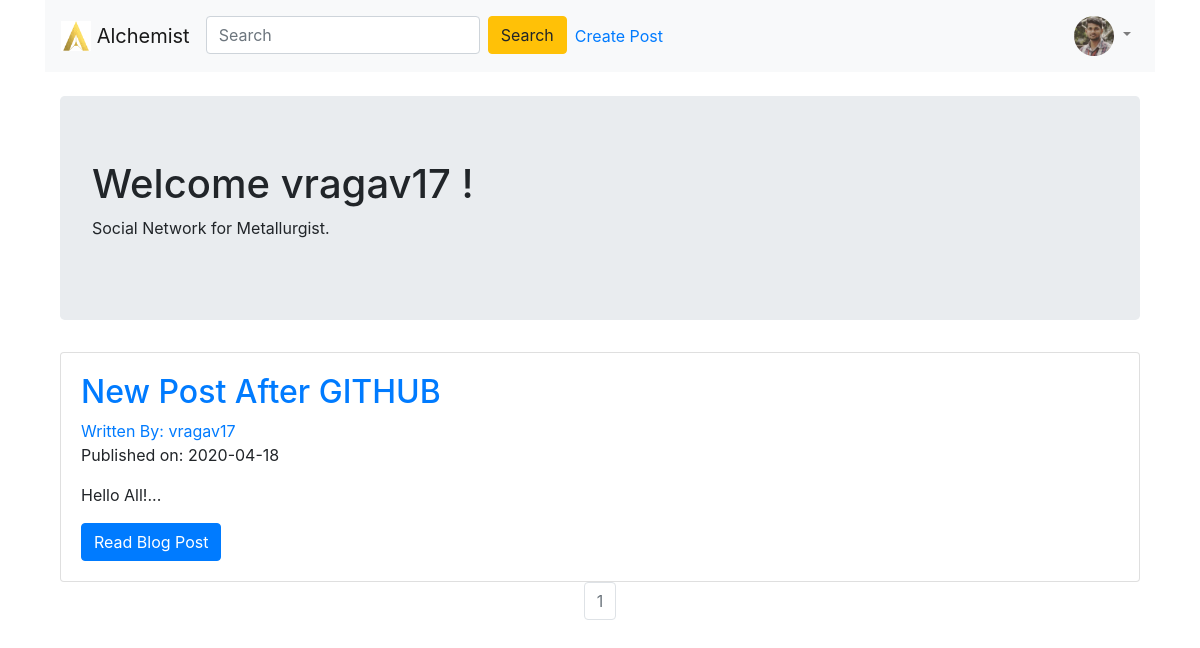
The app's page / (signed in) with its own data.
### alchemist/models.py (models this page shows, shortened)
class User(db.Model, UserMixin):
    __tablename__ = 'user'
    id = db.Column(db.Integer, primary_key = True)
    profile_image = db.Column(db.String(20), nullable=False, default='default_profile.png')
    username = db.Column(db.String(64), unique=True, index=True)
    posts = db.relationship('BlogPost', backref='author', lazy=True)

class BlogPost(db.Model):
    user = db.relationship(User)
    id = db.Column(db.Integer, primary_key=True)
    user_id = db.Column(db.Integer, db.ForeignKey('user.id'), nullable=False)
    date = db.Column(db.DateTime, nullable=False, default=datetime.utcnow)
    title = db.Column(db.String(140), nullable=False)
    text = db.Column(db.Text, nullable=False)

### alchemist/core/views.py (the view)
@core.route('/')
def index():
        page = request.args.get('page', 1, type=int)
        blog_posts = BlogPost.query.order_by(BlogPost.date.desc()).paginate(page=page, per_page=10)
        return render_template('index.html',blog_posts=blog_posts)

### alchemist/models.py (called while the page is built)
@login_manager.user_loader
def load_user(user_id):
    return User.query.get(int(user_id))

### alchemist/templates/index.html (shortened to what this page needs)
{% extends "base.html" %}
{% block content %}
<div class="container">
  <div class="jumbotron">
    <h1>Welcome {{current_user.username}} !</h1>
    <p>Social Network for Metallurgist.</p>
  </div>
    {% for post in blog_posts.items %}
    <div class="card" >
      <div class="card-body">
        <h2><a class="card-title" href="  {{ url_for('blog_posts.blog_post', blog_post_id=post.id) }}">{{ post.title }}</a></h2>
        <a href="{{ url_for('users.user_posts', username=post.author.username) }}">Written By: {{ post.author.username }}</a>
        <p>Published on: {{ post.date.strftime('%Y-%m-%d') }}</p>
        <p class="card-text">{{ post.text[:100] }}...</p>
        <a href="{{ url_for('blog_posts.blog_post', blog_post_id=post.id) }}" class="btn btn-primary">Read Blog Post</a>
      </div>
    </div>
   {% endfor %}
   <nav aria-label="Page navigation example">
     <ul class="pagination justify-content-center">
       {% for page_num in blog_posts.iter_pages(left_edge=1, right_edge=1, left_current=1, right_current=2) %}
          {% if blog_posts.page == page_num %}
          <li class="page-item disabled">
            <a class="page-link" href="{{ url_for('core.index', page=page_num) }}">{{ page_num }}</a></li>
          {% else %}
            <li class="page-item"><a class="page-link" href="{{ url_for('core.index', page=page_num) }}">{{ page_num }}</a></li>
          {% endif %}
      {% endfor %}
    </nav>
{% endblock %}

### alchemist/templates/base.html (shortened to what this page needs)
<!DOCTYPE html>
<html>
  <head>
    <link rel="stylesheet" href="https://maxcdn.bootstrapcdn.com/bootstrap/4.0.0/css/bootstrap.min.css">
  </head>
  <body>
    <div class="container">
    <nav class="navbar navbar-light bg-light  navbar-expand-lg  sticky-top  ">
      <a class="navbar-brand" href="{{url_for("core.index")}}">
        <img src="../static/logo.png" width="auto" height="30" class="d-inline-block align-top" alt="">
      Alchemist
      </a>
      <div class="collapse navbar-collapse" id="navbarText">
        <ul class="navbar-nav mr-auto">
          <li class="nav-item">
            <span class="align-middle">
              <form class="form-inline my-2 my-lg-0">
                <input class="form-control mr-sm-2" type="search" placeholder="Search" aria-label="Search">
                <button class="btn btn-warning my-2 my-sm-0" type="submit">Search</button>
              </form>
            </span>
          </li>
          {% if current_user.is_authenticated %}
          <li class="nav-link"><a href="{{ url_for('blog_posts.create_post') }}">Create Post</a></li>
          {% endif %}
        </ul>
        {% if current_user.is_authenticated %}
        <div class="nav-text">
          <ul class="navbar-nav mr-auto">
            <li class="nav-item dropdown">
              <a class="nav-link dropdown-toggle" href="#" id="navbarDropdownMenuLink" role="button" data-toggle="dropdown" aria-haspopup="true" aria-expanded="false">
                <img src="{{ url_for('static', filename='profile_pics/' + current_user.profile_image) }}" width="40" height="40" class="rounded-circle">
              </a>
            </li>
          </ul>
        </div>
        {% endif %}
      </div>
    </nav>
  {% block content %}
  {% endblock %}
  </body>
  </html>

### records on screen
User: profile_image (picture), username "vragav17"
BlogPost: title "New Post After GITHUB", author.username "vragav17", date "2020-04-18", text "Hello All!"

### other values on screen
{{ page_num }} "1"
